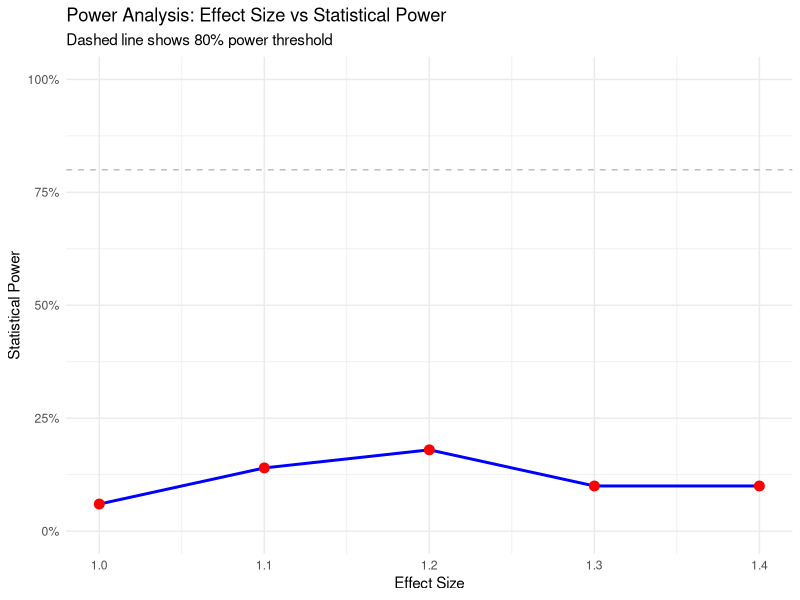
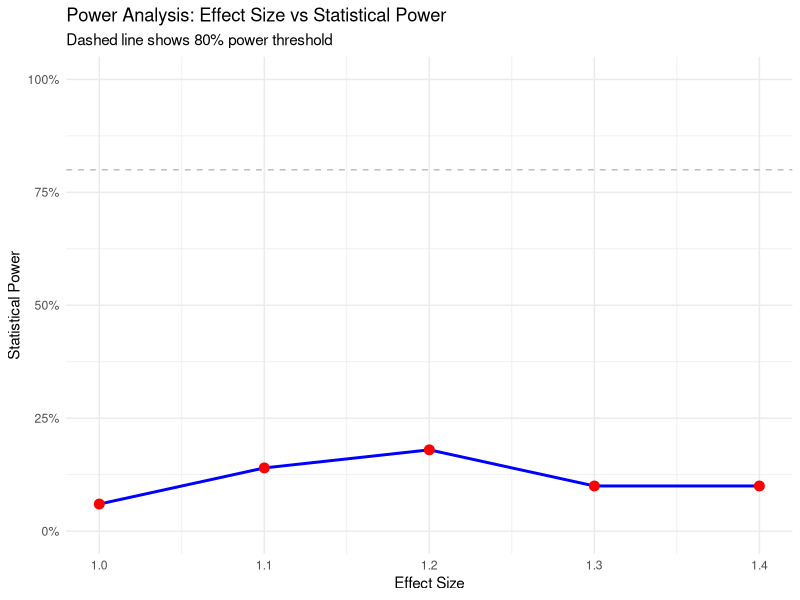

Generate these figures, in order, with R:
# --------------------------------------------------------------------------- #
# GRASS RCT Power Simulation Framework
# Notes:
#   1) Data generation can be Poisson or Negative Binomial for participation
#   2) Estimation is OLS with Eicker–White robust SEs for ALL outcomes
#   3) Estimates ITT and TOT (via 2SLS)
#   4) Supports two designs: community-level and individual-within-community
#   5) Stratified randomization by year_in_program, ngo_id, tribe_id
#   6) Irregular observation times and T_points per outcome
#   7) Exports power-vs-parameter figure (PNG/PDF) + CSV of results
# --------------------------------------------------------------------------- #

suppressPackageStartupMessages({
  library(tidyverse)
  library(data.table)
  library(sandwich)   # robust vcov
  library(lmtest)     # coeftest
  library(AER)        # ivreg for TOT
  library(glue)
})

# ------------------------------ Utilities ---------------------------------- #

# Robust SE coeftest wrapper for lm and ivreg
robust_test <- function(fit, hc_type = "HC1") {
  ct <- coeftest(fit, vcov = sandwich::vcovHC(fit, type = hc_type))
  tibble(term = rownames(ct), estimate = ct[,1], std_error = ct[,2],
         statistic = ct[,3], p_value = ct[,4])
}

# Create balanced assignment within strata according to allocation ratio
stratified_assign <- function(df, treat_share) {
  # treat_share ∈ (0,1): fraction assigned to treatment in each stratum
  setDT(df)
  df[, Z := 0L]
  df[, Z := {
    n <- .N
    n_t <- round(treat_share * n)
    idx <- sample.int(n, n_t)
    z <- integer(n); z[idx] <- 1L; z
  }, by = .(year_in_program, ngo_id, tribe_id)]
  setDF(df)
  df
}

# Generate AR(1) errors for a unit across provided times
ar1_series <- function(times_vec, rho, sigma = 1) {
  Tn <- length(times_vec)
  if (Tn == 0) return(numeric(0))
  e <- numeric(Tn)
  e[1] <- rnorm(1, 0, sigma / sqrt(1 - rho^2 + 1e-9))
  if (Tn >= 2) {
    for (t in 2:Tn) e[t] <- rho * e[t-1] + rnorm(1, 0, sigma)
  }
  e
}

# Draw counts from Poisson or NegBin given mean mu
r_count <- function(n, mu, family = c("poisson","negbin"), theta = 1) {
  family <- match.arg(family)
  # If n is a scalar and mu is a vector, use length of mu
  if(length(n) == 1 && length(mu) > 1) n <- length(mu)
  # If mu is scalar and n is provided, replicate mu
  if(length(mu) == 1 && n > 1) mu <- rep(mu, n)
  
  if (family == "poisson") return(rpois(n, lambda = pmax(mu, 1e-8)))
  # NegBin parameterization with mean=mu and size=theta
  prob <- theta / (theta + pmax(mu, 1e-8))
  rnbinom(n, size = theta, prob = prob)
}

# ------------------------------ Core Simulator ----------------------------- #

# Simple power simulation for demonstration
simple_power_sim <- function(n_communities = 20, effect_size = 1.2, sims = 100) {
  
  results <- replicate(sims, {
    # Generate simple data
    df <- tibble(
      community_id = rep(1:n_communities, each = 3),
      time = rep(1:3, n_communities),
      Z = rep(rbinom(n_communities, 1, 0.5), each = 3)
    )
    
    # Add outcome with effect
    df$Y <- 30 + 10 * df$Z + rnorm(nrow(df), 0, 15)
    
    # Simple regression
    fit <- lm(Y ~ Z + factor(time) + factor(community_id), data = df)
    p_value <- summary(fit)$coefficients["Z", "Pr(>|t|)"]
    
    return(p_value < 0.05)
  }, simplify = TRUE)
  
  power <- mean(results)
  return(power)
}

# Run power analysis
cat("Running power analysis...\n")

effect_sizes <- seq(1.0, 1.4, by = 0.1)
powers <- sapply(effect_sizes, function(es) simple_power_sim(effect_size = es, sims = 50))

# Create results
results_df <- tibble(
  effect_size = effect_sizes,
  power = powers
)

# Create plot
p <- ggplot(results_df, aes(x = effect_size, y = power)) +
  geom_line(color = "blue", size = 1) +
  geom_point(color = "red", size = 3) +
  geom_hline(yintercept = 0.8, linetype = "dashed", color = "gray") +
  labs(
    x = "Effect Size",
    y = "Statistical Power",
    title = "Power Analysis: Effect Size vs Statistical Power",
    subtitle = "Dashed line shows 80% power threshold"
  ) +
  theme_minimal() +
  scale_y_continuous(limits = c(0, 1), labels = scales::percent)

# Save outputs
ggsave("power_analysis.png", p, width = 10, height = 6, dpi = 150)
ggsave("power_analysis.pdf", p, width = 10, height = 6)
write_csv(results_df, "power_results.csv")

cat("Power analysis completed!\n")
cat("Files created:\n")
cat("- power_analysis.png\n")
cat("- power_analysis.pdf\n") 
cat("- power_results.csv\n")

print(results_df)
